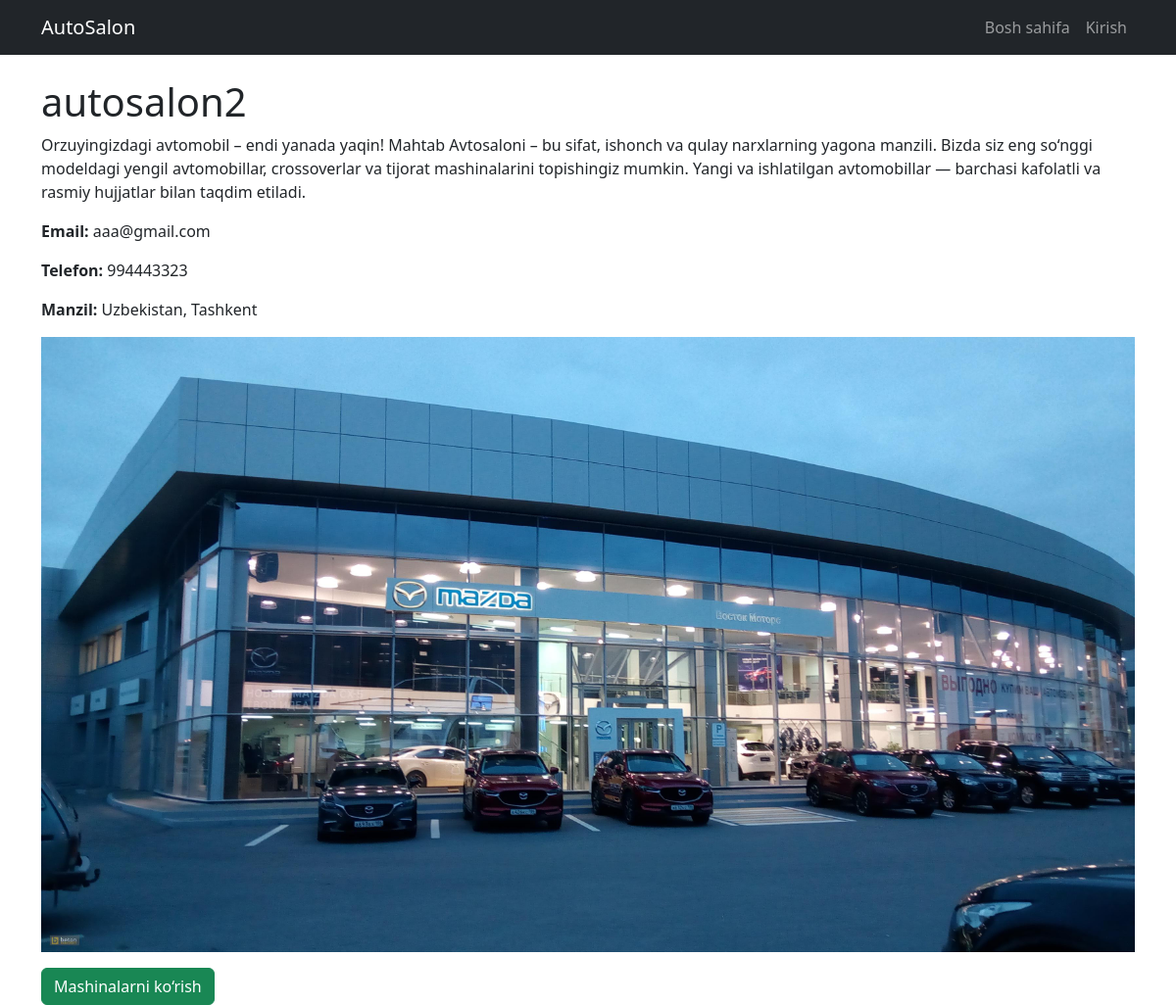
Page /salon/2/ on the committed database.
### configapp/models.py (models this page shows, shortened)
class Autosalon(models.Model):
    title = models.CharField(max_length=255)
    context = models.TextField()
    email = models.EmailField(max_length=255)
    phone = models.CharField(max_length=255)
    adress = models.CharField(max_length=255)
    image = models.ImageField(upload_to='photos/%Y/%m/%d')

### configapp/views.py (the view)
# urls.py: path('salon/<int:pk>/', views.autosalon_detail, name='autosalon_detail'),
def autosalon_detail(request, pk):
    salon = get_object_or_404(Autosalon, pk=pk)
    return render(request, 'autosalon_detail.html', {'salon': salon})

### configapp/templates/autosalon_detail.html (shortened to what this page needs)
{% extends 'base.html' %}
{% block content %}
<h1>{{ salon.title }}</h1>
<p>{{ salon.context }}</p>
<p><strong>Email:</strong> {{ salon.email }}</p>
<p><strong>Telefon:</strong> {{ salon.phone }}</p>
<p><strong>Manzil:</strong> {{ salon.adress }}</p>
<img src="{{ salon.image.url }}" class="img-fluid" alt="{{ salon.title }}">
<a href="{% url 'autosalon_cars' salon.pk %}" class="btn btn-success mt-3">Mashinalarni ko‘rish</a>
{% endblock %}

### rows in the picture
Autosalon: title "autosalon2", context "Orzuyingizdagi avtomobil – endi yanada yaqin! Mahtab Avtosaloni – bu sifat, ishonch va qulay narxlarning yagona manzili. Bizda siz eng so‘nggi modeldagi yengil avtomobillar, crossoverlar va tijorat mashinalarini topishingiz mumkin. Yangi va ishlatilgan avtomobillar — barchasi kafolatli va rasmiy hujjatlar bilan taqdim etiladi.", email "aaa@gmail.com", phone "994443323", adress "Uzbekistan, Tashkent", image (picture)
